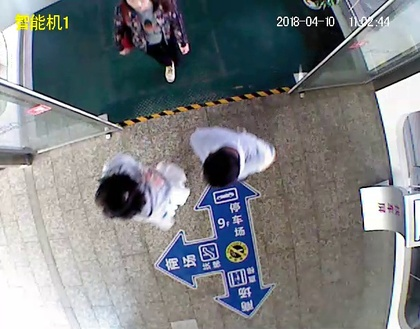
%> input picture 10337.jpg, 420 x 329 px, shrunk from 608 x 476 before the run
$ octave My_histogram.m   (GNU Octave 9; MATLAB toolbox functions it lacks are replaced by stand-ins)
%> lines starting %> are read from the running program, lines starting %| are printed output that depends on the picture
RGB = imread('10337.jpg'); % 读取彩色图
%> RGB is the input picture: size 329x420x3 uint8; mean R, G, B 123.1, 126.5, 129.1
subplot(131);
imshow(RGB);
title('彩色图');

I=rgb2gray(RGB); % 将彩色图转化为灰度图
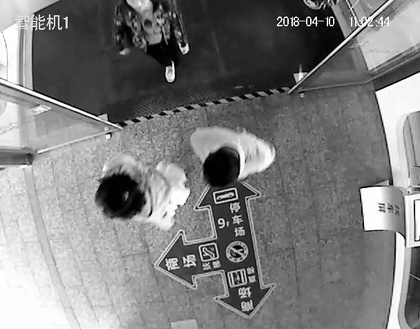
%> I: size 329x420 uint8; min 0, max 255, mean 125.8
subplot(132);
imshow(I);
title('灰度图');

[R, C] = size(I);
%> R = 329; C = 420

% 统计每个像素值出现次数
cnt = zeros(1, 256);
for i = 1 : R
    for j = 1 : C
        cnt(1, I(i, j) + 1) = cnt(1, I(i, j) + 1) + 1;
    end
end
%> after the loop, cnt = 256 values, max 2693 at index 255, min 0 at index 256, mean 539.8

f = zeros(1, 256);
f = double(f); cnt = double(cnt);

% 统计每个像素值出现的概率， 得到概率直方图
for i = 1 : 256
    f(1, i) = cnt(1, i) / (R * C);
end
%> after the loop, f = 256 values, max 0.0195 at index 255, min 0 at index 256, mean 0.00391

% 求累计概率，得到累计直方图
for i = 2 : 256
    f(1, i) = f(1, i - 1) + f(1, i);
end
%> after the loop, f = 256 values from 0.00151 to 1

% 用f数组实现像素值[0, 255]的映射。
for i = 1 : 256
    f(1, i) = f(1, i) * 255;
end
%> after the loop, f = 256 values from 0.386 to 255

% 完成每个像素点的映射
I = double(I);
%> I: size 329x420 double
for i = 1 : R
    for j = 1 : C
        I(i, j) = f(1, I(i, j) + 1);
    end
end

% 输出
I = uint8(I);
%> I: size 329x420 uint8
subplot(133);
imshow(I);
title('直方图均衡化');

$ run again, with 微信图片_20180328180147.jpg copied over 10337.jpg
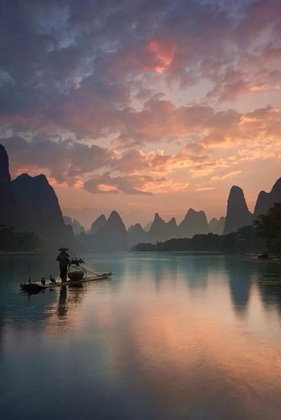
%> input picture 微信图片_20180328180147.jpg, 281 x 420 px, shrunk from 700 x 1047 before the run
%> RGB is the input picture: size 420x281x3 uint8; mean R, G, B 121.6, 102.2, 98.9
%> `I=rgb2gray(RGB);`:
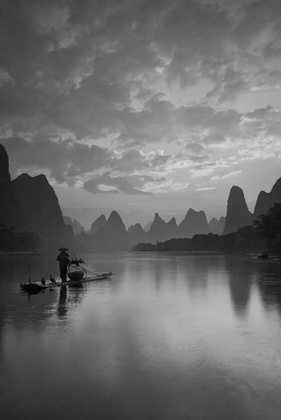
%> I: size 420x281 uint8; min 0, max 220, mean 107.6
%> after the loop `for i = 1 : R`: cnt = 256 values, max 1443 at index 88, min 0 at index 218, mean 461
%> after the loop `for i = 1 : 256`: f = 256 values, max 0.0122 at index 88, min 0 at index 218, mean 0.00391
%> after the loop `for i = 2 : 256`: f = 256 values from 3.39e-05 to 1
%> after the loop `for i = 1 : 256`: f = 256 values from 0.00864 to 255
%> after the loop `for i = 1 : R`:
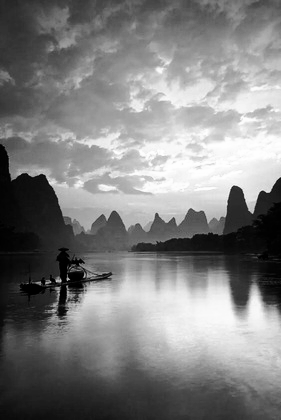
%> I: size 420x281 double; min 0.00864, max 255, mean 128.3; drawn with min black and max white
